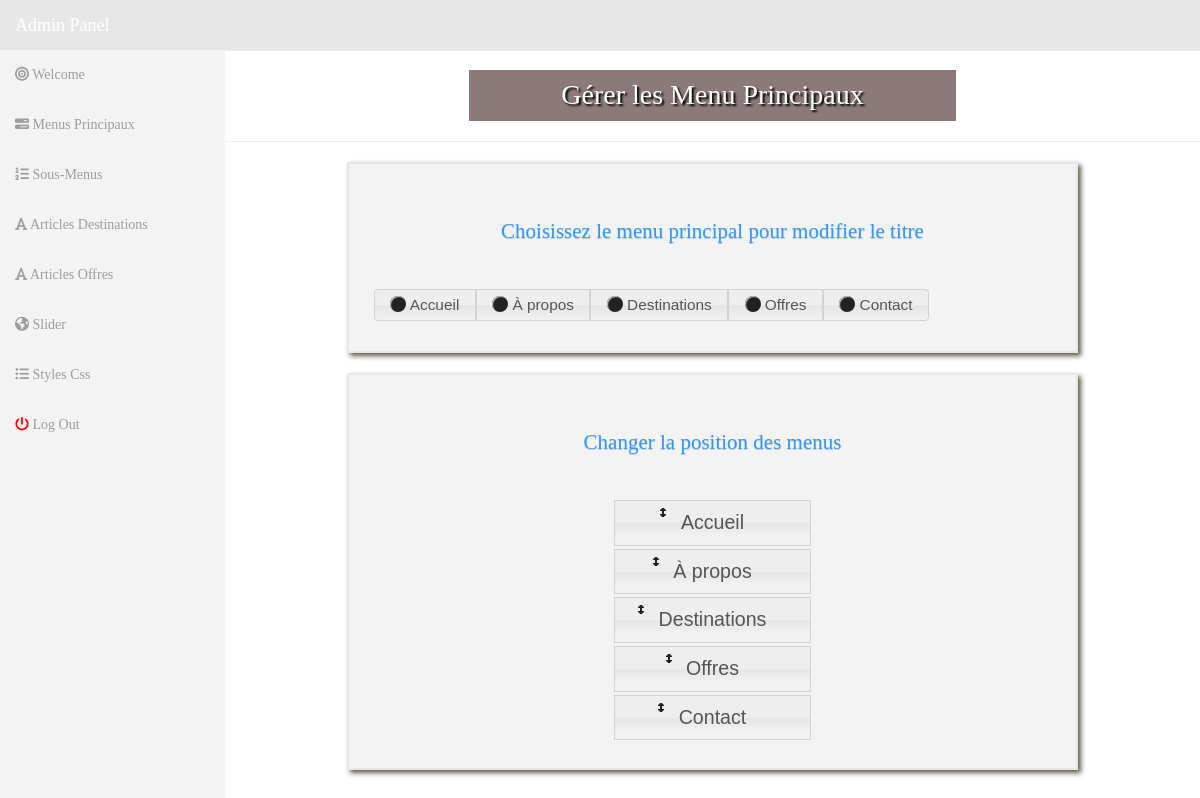
Page /admin/index.php?action=menu (signed in) on the committed database.
### tables this page shows
CREATE TABLE IF NOT EXISTS `menuevasion` (
  `id` int(8) NOT NULL AUTO_INCREMENT,
  `nomMenu` varchar(250) NOT NULL,
  `contenuMenu` text NOT NULL,
  `positionMenu` int(8) NOT NULL,
  `parent` int(8) NOT NULL,
  PRIMARY KEY (`id`)
);

### admin/menu.php (the view, shortened to what this page needs)
<?php
include('head_admin.php');
?>
<body>
<div id="wrapper">
<?php
include("panel_nav.php");
?>
<div id="container">
		<h4>Gérer les Menu Principaux</h4>
		<hr />
	<div id='boite_separation_2'>
		<h1>Choisissez le menu principal pour modifier le titre </h1>
		<?php
		include("../connexion.php");
		$query = $bdd -> query("SELECT * FROM menuevasion WHERE parent='0' ORDER BY positionMenu") or die($bdd->error);
		echo "<div id='radio'>";
		while($val = $query -> fetch_array())
		{
			echo "
				<input type='radio' id='$val[id]' name='radio' value='$val[id]'><label for='$val[id]'>$val[nomMenu]</label>
			";
		}
		echo "</div>";
		?>
	</div>
	<div id='boite_separation'>
		<h1>Changer la position des menus</h1>
		<?php
		include("../connexion.php");
		$query = $bdd -> query("SELECT * FROM menuevasion WHERE parent='0' ORDER BY positionMenu") or die($bdd->error);
		echo "<ul id='sortable'>";
		while($val = $query -> fetch_array())
		{
			echo "
				<li id='$val[id]' class='ui-state-default'><span class='ui-icon ui-icon-arrowthick-2-n-s'></span>$val[nomMenu]</li>
			";
		}
		echo "</ul>";
		?>
	</div>
</div>
</div>
</body>
</html>

### admin/css/local.css (style rules this page uses)
#wrapper { padding-left: 0; }
body { font-family: 'Trebuchet MS'; font-size: 14px; line-height: 1.42857143; color: #333; background-color: #fff; }
@media (min-width:768px) { #wrapper { padding-left: 225px; } }
#container { width: 100%; }
#container h1 { font: 150% Trebuchet MS; color: #2E9AFE; text-align: center; margin-bottom: 30px; margin-top: 0px; }
#container h4 { width: 50%; margin: auto; padding: 10px 5px; font-size: 200%; text-align: center; background-color: #8C7A7A; color: #ffffff; text-shadow: 2px 2px 2px #000000; }
#boite_separation { margin: 0px auto 20px; padding: 25px; width: 75%; border: 2px solid #e7e7e7; background-color: #F3F3F3; -moz-box-shadow: 3px 3px 5px 0 #5E5B4B; -webkit-box-shadow: 3px 3px 5px 0 #5E5B4B; box-shadow: 3px 3px 5px 0 #5E5B4B; }
#boite_separation_2 { margin: 0px auto 20px; padding: 25px; width: 75%; border: 2px solid #e7e7e7; background-color: #F3F3F3; -moz-box-shadow: 3px 3px 5px 0 #5E5B4B; -webkit-box-shadow: 3px 3px 5px 0 #5E5B4B; box-shadow: 3px 3px 5px 0 #5E5B4B; }
#radio { width: 100%; margin: auto; text-align: center; }
#sortable, #sortable1, #sortable2, #sortable3, #sortable4, #sortable5 { font-family: Myriad Pro, Arial, sans-serif; list-style-type: none; margin: auto; padding: 0; text-align: center; width: 30%; }
#sortable li, #sortable1 li, #sortable2 li, #sortable3 li, #sortable4 li, #sortable5 li { margin: 0 3px 3px 3px; padding: 0.4em; -+ padding-left: 1.5em; font-size: 1.4em; }
#sortable li span, #sortable1 li span, #sortable2 li span, #sortable3 li span, #sortable4 li span, #sortable5 li span { position: absolute; margin-left: -1.3em; }

### admin/css/style6.css (style rules this page uses)
h1 { font-size: 40px; position:relative; font-weight: 400; text-shadow: 0px 1px 1px rgba(0,0,0,0.2); padding: 30px 30px 15px 30px; margin: 0px 40px 20px 40px; text-align: center; }

### rows in the picture
menuevasion: nomMenu "Accueil"
menuevasion: nomMenu "À propos"
menuevasion: nomMenu "Destinations"
menuevasion: nomMenu "Offres"
menuevasion: nomMenu "Contact"
